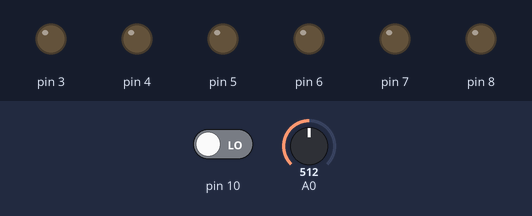
The sketch below on a simulated Arduino Uno, built with avr-gcc and run on an emulated ATmega328P. Shown: output pins drawn as LEDs (lit = HIGH). Inputs (shaded band) come from the test bench; at power-on: A0 = 512, pin 10 LOW.

Above: at 1.3 s.
1.4 s: A0 set to 312
3.2 s: A0 set to 284
At 4.8 s:
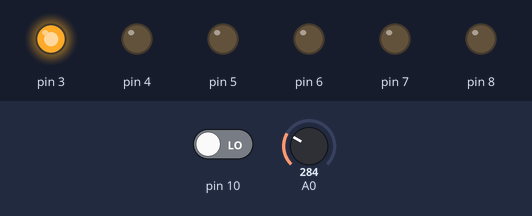
At 6.8 s:
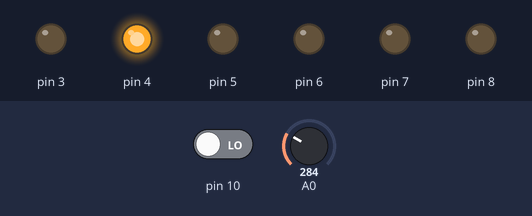
Timing chart, 0 to 21.2 s (numbered marks = the images above; inputs shaded):
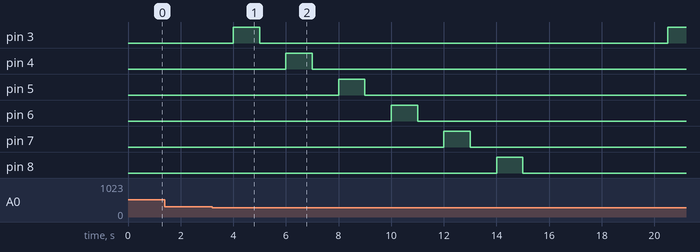

The sketch:

code.ino
```cpp
void setup()
{ Serial.begin(9600);
  pinMode(3,OUTPUT);
  pinMode(4,OUTPUT);
  pinMode(5,OUTPUT);
  pinMode(6,OUTPUT);
  pinMode(7,OUTPUT);
  pinMode(8,OUTPUT);
  pinMode( 10,INPUT);
}

void loop()
{
  int light=analogRead(A0);
  int toggle=digitalRead(10);
  delay(500);
 if(light<300)
 {
   if(toggle==1)
   {
     for(int i=3;i<=10;i++)
     {
       digitalWrite(i,HIGH);
       delay(500);
       digitalWrite(i,LOW);
       delay(500);

     }
   }
   else {
     for(int i=3;i<=10;i++)
     {
       digitalWrite(i,HIGH);
       delay(1000);
       digitalWrite(i,LOW);
       delay(1000);

     }

   }

 }
}
```

Measured:
- the behaviour switches between 300 and 299 on A0 (found by bisection; images 0 and 1)
- after the input at 1.4 s, every drawn part: stays the same
- after the input at 3.2 s, pin 3: LOW → HIGH after 0.80 s, → LOW 1.0 s later, → HIGH 15.5 s later; pin 4: LOW → HIGH after 2.8 s, → LOW 1.0 s later; pin 5: LOW → HIGH after 4.8 s, → LOW 1.0 s later; pin 6: LOW → HIGH after 6.8 s, → LOW 1.0 s later; pin 7: LOW → HIGH after 8.8 s, → LOW 1.0 s later
